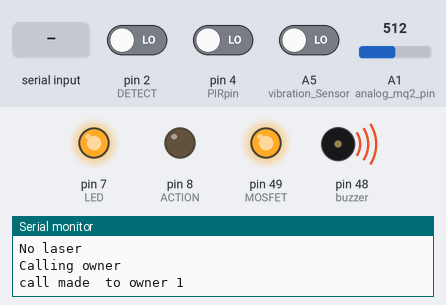
A sketch run on a simulated Arduino Mega 2560, built with avr-gcc and run on an emulated ATmega2560. On the bench: output pins drawn as LEDs (lit = HIGH), buzzer (waves = sounding, pin HIGH), the last lines printed to the serial monitor. Inputs (shaded band) come from the test bench; at power-on: pin 2 (DETECT) LOW, A1 (analog_mq2_pin) = 512, pin 4 (PIRpin) LOW, A5 (vibration_Sensor) LOW. The local clock reads 2024-03-15 10:24:30 at power-on unless the sketch sets it; the modem accepts every AT command (registered, SIM ready, sends succeed) and sends nothing else.

Above: at 4.7 s.
4.8 s: pin 2 (DETECT) driven HIGH
At 8.7 s:
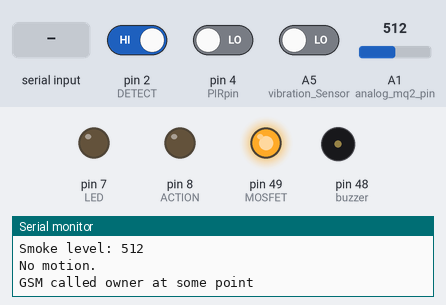
9.9 s: "+88018577155" received over the second serial link
At 12.2 s:
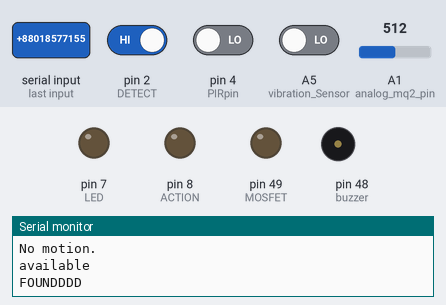
12.7 s: "+8801765014450" received over the second serial link
At 21.9 s:
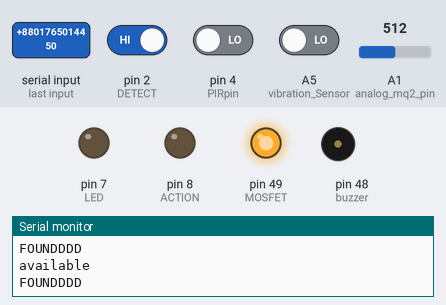
22.3 s: A1 (analog_mq2_pin) set to 705
30.8 s: A1 (analog_mq2_pin) set to 729
At 31.7 s:
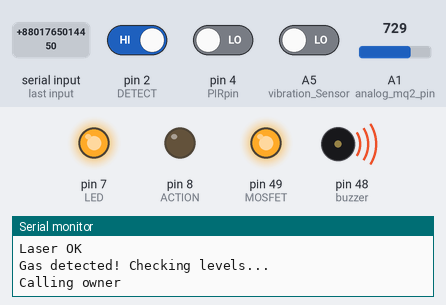
Timing chart, 0 to 49.2 s (numbered marks = the images above; inputs shaded):
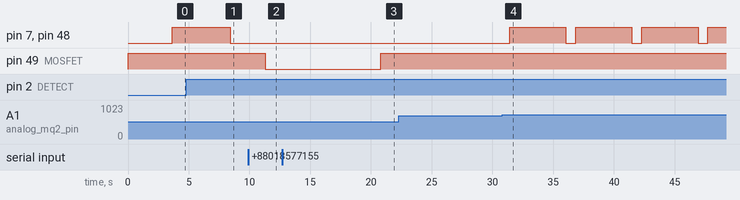

Measured:
- the behaviour switches between 715 and 716 on A1 (analog_mq2_pin) (found by bisection; images 3 and 4)
- after the input at 4.8 s, pin 7 (LED), pin 48 (buzzer): goes on until 8.4 s, then stays LOW
- after the input at 9.9 s, pin 49 (MOSFET): HIGH → LOW after 1.4 s
- after the input at 12.7 s, pin 49 (MOSFET): LOW → HIGH after 8.1 s
- after the input at 30.8 s, pin 7 (LED), pin 48 (buzzer): alternates HIGH for 4.6 s and LOW for 0.80 s, starting after 0.60 s

The sketch:

merge4_11oct.ino
```cpp
#include <SoftwareSerial.h>
#include <DS3231.h>
#include <SD.h>
#include <TMRpcm.h>
#include <SPI.h>
#include <stdio.h>

#include <MQ2.h>


#define ON 1
#define OFF 0

#define DETECT 2                // pin 2 for  laser sensor detection pin
#define ACTION 8                // pin 8 for action to do someting

#define vibration_Sensor A5
#define LED 7

#define RX 10                   // Connect to the TX pin of the HC-12
#define TX 11                   // Connect to the RX pin of the HC-12

#define call_owner1  "ATD+ +8801857715545;"            // put owner phone number
#define sms_owner1 "AT+CMGS=\"+8801857715545\"\r"
#define call_owner2  "ATD+ +8801765014450;"            // put owner phone number
#define sms_owner2 "AT+CMGS=\"+8801765014450\"\r"

#define MOSFET 49
#define buzzer 48

#define PIRpin 4                 // PIR motion sensor pin

#define digitalPin_mq2 51         // mq2 smoke sensor pin

#define Sone 30                   // flame sensor pins
#define Stwo 31
#define Sthree 32
#define Sfour 33
#define Sfive 34

int Analog_Input_mq2 = A1;        // Analog pin for MQ2 sensor (optional for analog readings)
int analog_mq2_pin = 1;
int lpg, co;
float smoke;

//MQ2 mq2(Analog_Input_mq2);        // MQ2 sensor on analog pin A0


DS3231  rtc(SDA, SCL);            // Init the DS3231 using the hardware interface
bool sensorValidity = true;

SoftwareSerial mySerial(RX, TX);  // init software serial for hc12 communication
SoftwareSerial SIM900A(12,13);    // init software serial for gsm900

String present_time = "";         // RTC variables
String incoming_call_string;

int present_condition = 0;        // vibration variables
int previous_condition = 0;

TMRpcm tmrpcm;                    // needed for sd card module

int toggle = 1;
bool ifCallMade = false;

void setup(){
  pinMode(MOSFET,OUTPUT);
  pinMode(buzzer, OUTPUT);
  digitalWrite(MOSFET, HIGH);
  digitalWrite(buzzer,LOW);

  mySerial.begin(9600);         // initializing hc12 software serial as well
  Serial.begin(9600);           // initially was 115200
  SIM900A.begin(9600);          // GSM Module Baud rate – communication speed

  Serial.println("Initializing...");
  delay(1000);

  SIM900A.println("AT");        //Handshaking with SIM900
  updateSerial();
  SIM900A.println("AT+CSQ");    //Signal quality test, value range is 0-31 , 31 is the best
  updateSerial();
  SIM900A.println("AT+CCID");   //Read SIM information to confirm whether the SIM is plugged
  updateSerial();
  SIM900A.println("AT+CREG?");  //Check whether it has registered in the network
  updateSerial();
  SIM900A.println("AT+CLIP=1");
  updateSerial();

  //smoke setup
  pinMode(digitalPin_mq2, INPUT); // Set the digital pin as input
  //mq2.begin();                  // Initialize the MQ2 sensor

  //motion setup
  pinMode(PIRpin, INPUT);
  //Serial.begin(9600);           // Start the Serial Monitor


  //flame setup
  pinMode(Sone, INPUT);
  pinMode(Stwo, INPUT);
  pinMode(Sthree, INPUT);
  pinMode(Sfour, INPUT);
  pinMode(Sfive, INPUT);

  //laser setup
  pinMode(DETECT, INPUT);       //define detect input pin
  pinMode(ACTION, OUTPUT);      //define ACTION output pin

  //rtc setup
  rtc.begin();

  // The following lines can be uncommented to set the date and time
  rtc.setDOW(TUESDAY);          // Set Day-of-Week to SUNDAY
  rtc.setTime(5, 57, 0);        // Set the time to 12:00:00 (24hr format)
  rtc.setDate(11, 3, 2022);     // Set the date to January 1st, 2014

  //vibration setup
  pinMode(vibration_Sensor, INPUT);
  pinMode(LED, OUTPUT);

}


void timeCheck();
void vibrationCheck();
void laserCheck();
void numberCheck();
void smokeCheck();
void motionCheck();
void flameCheck();

void rtcUpdate();
void hc12_Signal();
void playAudio();
void buzzingAndBlink();

void loop(){

  if (toggle == 1)
  {
    //rtcUpdate();      // update from RTC
    //timeCheck();        // checking the time for sensor validity
    vibrationCheck();   // checking if vibration detected, delay = 7 sec
    laserCheck();     // checking if laser interference is interfered

    smokeCheck();       // delay = 0.5 sec
    motionCheck();
    //flameCheck();
  }

  numberCheck();      // check if owner called to turn sensor off/on

  //  if (SIM900A.available()>0)
  //  Serial.write(SIM900A.read());
  // Wait one second before repeating loop 🙂
  delay (500);       // this delay needed for rtc
}

void rtcUpdate(){     // serial prints wont be needed afterwards. maybe discarded
  // Send Day-of-Week
  Serial.print(rtc.getDOWStr());
  Serial.print(" ");

  // Send date
  Serial.print(rtc.getDateStr());
  Serial.print(" -- ");

  // Send time
  present_time = rtc.getTimeStr();    // present_time now contains string of time format. for example, present_time = "12:50:52"
  Serial.println(rtc.getTimeStr());
}


void flameCheck(){
  bool value1 = digitalRead(Sone);
  bool value2 = digitalRead(Stwo);
  bool value3 = digitalRead(Sthree);
  bool value4 = digitalRead(Sfour);
  bool value5 = digitalRead(Sfive);

  //Serial.println(value5);
  if (value1 == 1 || value2 == 1 || value3 == 1 || value4 ==1 || value5 == 1) {

    Serial.println("Flame detected");

    digitalWrite(buzzer, HIGH);
    digitalWrite(LED, HIGH);
    mySerial.write("FLAME DETECTED");         // sending alert signal to receiving hc12
    //Makecall(1);                                   // calling owner to alert delay =hyasfdhujdshfiuahfuoashdfioasdhfioasdhfiadsjhfaidsj


  } else {
    digitalWrite(buzzer, LOW);
    digitalWrite(LED, LOW);
  }

}

void motionCheck(){
  int sensorValue = digitalRead(PIRpin);

  if (sensorValue == HIGH) {
    Serial.println("Motion detected!");
    digitalWrite(buzzer, HIGH);
    digitalWrite(LED, HIGH);
    mySerial.write("MOTION DETECTED");         // sending alert signal to receiving hc12
//    Makecall(1);                                   // calling owner to alert delay =hyasfdhujdshfiuahfuoashdfioasdhfioasdhfiadsjhfaidsj

  } else {
    digitalWrite(buzzer, LOW);
    digitalWrite(LED, LOW);
    Serial.println("No motion.");
  }

  //delay(100);  // Check every 100ms
}

void smokeCheck(){
  //int gasDetected = digitalRead(digitalPin_mq2);
  int gasDetected = analogRead(analog_mq2_pin);

  //lpg = mq2.readLPG();    // Read LPG concentration
  //co = mq2.readCO();      // Read CO concentration
  //smoke = mq2.readSmoke();// Read Smoke concentration

//  if (gasDetected == HIGH) {
//    Serial.println("Gas detected! Checking levels...");
//
//    // Print the sensor readings in the Serial Monitor
//    Serial.print("LPG: ");
//    Serial.print(lpg);
//    Serial.print(" ppm | CO: ");
//    Serial.print(co);
//    Serial.print(" ppm | Smoke: ");
//    Serial.print((smoke * 100) / 1000000);
//    Serial.println(" %");
//
//
//    digitalWrite(buzzer, HIGH);
//    digitalWrite(LED, HIGH);
//    mySerial.write("SMOKE DETECTED");         // sending alert signal to receiving hc12
//
//
//  } else {
//    digitalWrite(buzzer, LOW);
//    digitalWrite(LED, LOW);
//    Serial.println("No gas detected.");
//  }

  if (gasDetected > 715){
    Serial.println("Gas detected! Checking levels...");
    digitalWrite(buzzer, HIGH);
    digitalWrite(LED, HIGH);
    mySerial.write("SMOKE DETECTED");         // sending alert signal to receiving hc12
    Makecall(1);                                   // calling owner to alert delay =hyasfdhujdshfiuahfuoashdfioasdhfioasdhfiadsjhfaidsj

  }else{
        digitalWrite(buzzer, LOW);
    digitalWrite(LED, LOW);
    Serial.println("No gas detected.");
  }

    Serial.print("Smoke level: ");
    Serial.println(gasDetected);

  delay(100);  // Delay for 1 second

}


void timeCheck(){
  //checking if it is 7 A.M.
  if((present_time[0] == '0' && present_time[1] == '7' && present_time[2] == ':') || (present_time[0] == '7' && present_time[1] == ':')){
    //sensorValidity = false;
    digitalWrite(MOSFET, LOW);
    toggle = toggle * (-1);
    Serial.println("its 7 am. sensors turned OFF");
  }

  //checking if it is 7 P.M.
  if((present_time[0] == '1' && present_time[1] == '9' && present_time[2] == ':')){
    //sensorValidity = true;
    digitalWrite(MOSFET, HIGH);
    toggle = toggle * (-1);
    Serial.println("its 7 pm.sensors turned ON");
  }
}

//Function to check if vibration is detected
void vibrationCheck(){
  {                               // only functional when sensorValidity == true
    //vibration input
    previous_condition = present_condition;
    present_condition = digitalRead(A5);            // Reading digital data from the A5 Pin of the Arduino.
    if (previous_condition != present_condition) {
      digitalWrite(buzzer, HIGH);
      digitalWrite(LED, HIGH);
      mySerial.write("VIBRATION DETECTED");         // sending alert signal to receiving hc12
      Serial.println("VIBRATION DETECTED");
      Makecall(1);                                   // calling owner to alert delay = 6 sec

    }else{
      digitalWrite(buzzer, LOW);
      digitalWrite(LED, LOW);
    }
  }

  delay(100);
}

// Function to check if laser detection is interfered
void laserCheck(){
  int detected = digitalRead(DETECT);       // read Laser sensor
  if(detected == HIGH){
    Serial.println("Laser OK");
    digitalWrite(buzzer, LOW);
    digitalWrite(LED, LOW);
  }else{
    digitalWrite(buzzer, HIGH);
    digitalWrite(LED, HIGH);
    Serial.println("No laser");
    mySerial.write("LASER COMPROMISED");    // sending alert signal to receiving hc12
    Makecall(1);                            // calling owner to alert delay = 6 sec
  }
  delay(200);
}


// Verify owner phone number
void numberCheck(){
  if (SIM900A.available()>0){
    incoming_call_string = SIM900A.readString();
    Serial.println("available");
  }

  if(ifCallMade == false && (incoming_call_string.indexOf("+88018577155") > -1 || incoming_call_string.indexOf("+8801765014450") > -1  ) ){    // Check if the string we read had any substring containing the owner number
    Serial.println("FOUNDDDD");                                                                                                               // Makecall() func can also detect owner, we want to avoid that
    if(toggle == 1){
      digitalWrite(MOSFET, LOW);
    }
    else{
      digitalWrite(MOSFET, HIGH);
    }
    toggle = toggle * (-1);
    incoming_call_string = "";
    delay(8000);
  }
  else if(ifCallMade == true){
    Serial.println("GSM called owner at some point");
    ifCallMade = false;
    incoming_call_string = "";
  }
}


// All gsm functions
void SendMessage(String msg){
  Serial.println ("Sending Message please wait….");
  SIM900A.println("AT+CMGF=1");                       // Text Mode initialisation
  delay(1000);
  Serial.println ("Set SMS Number");
  //SIM900A.println("AT+CMGS=\"+8801857715545\"\r");  // Receiver’s Mobile Number
  SIM900A.println(sms_owner1);
  SIM900A.println(sms_owner2);
  delay(1000);
  Serial.println ("Set SMS Content");
  SIM900A.println(msg);
  //SIM900A.println("This is message content");       // Messsage content
  delay(100);
  Serial.println ("Done");
  SIM900A.println((char)26);// delay(1000);
  Serial.println ("Message sent succesfully");
}

void RecieveMessage(){
  Serial.println ("Receiving Messeges");
  delay (1000);
  SIM900A.println("AT+CNMI=2,2,0,0,0");               // Receiving Mode Enabled
  delay(1000);
  Serial.write ("Messege Received Sucessfully");
}

void Makecall(int num){
  Serial.println ("Calling owner");
  delay (500);
  SIM900A.println(call_owner1);
  Serial.write ("call made  to owner 1");

  delay(4000);
  //Serial.write ("hanging up call");
  //SIM900A.println("ATH");                           // For call hang up
  ifCallMade = true;
}

void Receivingcall(){
  Serial.println ("Receiving call");
  delay (1000);
  SIM900A.println("ATA");                             // Receiving Mode Enabled
  delay(1000);
  Serial.write ("receive call Sucessfully");
}

void updateSerial()
{
  delay(500);
  while (Serial.available())
  {
    SIM900A.write(Serial.read());    //Forward what Serial received to Software Serial Port
  }
  while(SIM900A.available())
  {
    Serial.write(SIM900A.read());//Forward what Software Serial received to Serial Port
  }

}

void buzzingAndBlink(){
  for(int i=0; i<10; i++){
    digitalWrite(buzzer, HIGH);
    digitalWrite(LED, HIGH);
    delay(2000);
    digitalWrite(buzzer, LOW);
    digitalWrite(LED, LOW);
    delay(2000);
  }
}
```
